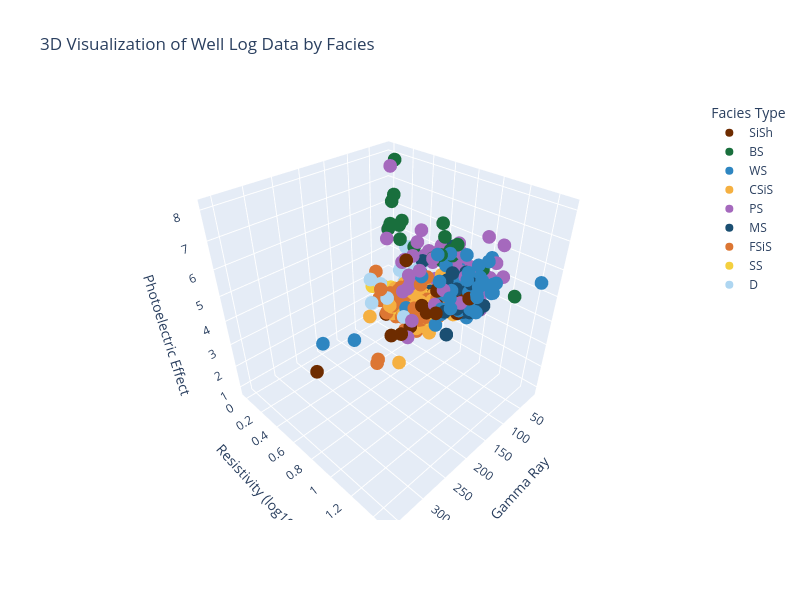

The notebook cell saved with this chart:
### Markdown cell above
## Interactive Visualization with Plotly

### Code cell
# Create interactive 3D scatter plot
fig = px.scatter_3d(
    data_clean.sample(n=min(500, len(data_clean)), random_state=42),
    x='GR', y='ILD_log10', z='PE',
    color='FaciesLabel',
    color_discrete_map=facies_color_map,
    title='3D Visualization of Well Log Data by Facies',
    labels={
        'GR': 'Gamma Ray',
        'ILD_log10': 'Resistivity (log10)',
        'PE': 'Photoelectric Effect',
        'FaciesLabel': 'Facies Type'
    },
    hover_data=['Well Name', 'Depth', 'FaciesName']
)

fig.update_layout(
    scene=dict(
        xaxis_title='Gamma Ray',
        yaxis_title='Resistivity (log10)',
        zaxis_title='Photoelectric Effect'
    ),
    width=800,
    height=600
)

fig.show()

### Figure 1 — Plotly figure (JSON) as saved in the notebook; plotly's stock layout.template omitted (floating-point values rounded to 4 significant figures; data arrays with more than 128 entries replaced by an {"elided": "..."} marker saying what was removed)
{"data": [{"customdata": [["NEWBY", 3054, "Silt Shale"], ["NEWBY", 2869, "Silt Shale"], ["SHANKLE", 3004.0, "Silt Shale"], ["NEWBY", 2873, "Silt Shale"], ["NEWBY", 3052, "Silt Shale"], ["SHRIMPLIN", 3001, "Silt Shale"], ["LUKE G U", 2659, "Silt Shale"], ["CROSS H CATTLE", 2696.0, "Silt Shale"], ["SHRIMPLIN", 3000, "Silt Shale"], ["LUKE G U", 2665, "Silt Shale"], ["LUKE G U", 2649, "Silt Shale"], ["CHURCHMAN BIBLE", 2945, "Silt Shale"], ["SHRIMPLIN", 3014.0, "Silt Shale"], ["SHRIMPLIN", 2948.0, "Silt Shale"], ["SHRIMPLIN", 2824.0, "Silt Shale"], ["NEWBY", 2876, "Silt Shale"], ["NOLAN", 3059, "Silt Shale"], ["CROSS H CATTLE", 2660, "Silt Shale"], ["SHRIMPLIN", 3014, "Silt Shale"], ["NEWBY", 3044, "Silt Shale"], ["LUKE G U", 2664, "Silt Shale"], ["LUKE G U", 2650, "Silt Shale"]], "hovertemplate": "Facies Type=SiSh<br>Gamma Ray=%{x}<br>Resistivity (log10)=%{y}<br>Photoelectric Effect=%{z}<br>Well Name=%{customdata[0]}<br>Depth=%{customdata[1]}<br>FaciesName=%{customdata[2]}<extra></extra>", "legendgroup": "SiSh", "marker": {"color": "#6E2C00", "symbol": "circle"}, "mode": "markers", "name": "SiSh", "scene": "scene", "showlegend": true, "type": "scatter3d", "x": [92.64, 71.39, 73.21, 60.24, 110.7, 358.7, 71.5, 94.52, 126.3, 101.2, 195.9, 65.25, 80.9, 116.0, 61.1, 65.37, 61.5, 94.47, 79.77, 55.32, 92.92, 177.6], "y": [0.828, 0.638, 1.039, 0.651, 0.748, 0.903, 0.633, 0.738, 0.936, 0.605, 0.801, 0.923, 0.776, 0.605, 0.671, 0.693, 0.932, 0.3084, 0.782, 0.888, 0.595, 0.82], "z": [3.9, 3.4, 4.5, 3.5, 3.9, 4.6, 3.3, 3.399, 4.2, 2.5, 3.7, 3.52, 4.3, 5.5, 3.7, 3.5, 4.137, 2.28, 4.4, 3.9, 3.3, 3.6]}, {"customdata": [["CHURCHMAN BIBLE", 3070.0, "Bafflestone"], ["CHURCHMAN BIBLE", 3071, "Bafflestone"], ["Recruit F9", 3076.0, "Bafflestone"], ["SHRIMPLIN", 3022.0, "Bafflestone"], ["Recruit F9", 3104.0, "Bafflestone"], ["NEWBY", 2934.0, "Bafflestone"], ["Recruit F9", 3068.0, "Bafflestone"], ["Recruit F9", 3076.0, "Bafflestone"], ["Recruit F9", 3073, "Bafflestone"], ["CHURCHMAN BIBLE", 3066.0, "Bafflestone"], ["Recruit F9", 3077, "Bafflestone"], ["CHURCHMAN BIBLE", 3068.0, "Bafflestone"], ["SHRIMPLIN", 3018, "Bafflestone"], ["Recruit F9", 3066.0, "Bafflestone"], ["Recruit F9", 3021, "Bafflestone"], ["Recruit F9", 3024.0, "Bafflestone"], ["CHURCHMAN BIBLE", 3080, "Bafflestone"], ["Recruit F9", 3072.0, "Bafflestone"], ["CHURCHMAN BIBLE", 3072.0, "Bafflestone"], ["CHURCHMAN BIBLE", 3010.0, "Bafflestone"], ["CHURCHMAN BIBLE", 3064.0, "Bafflestone"], ["Recruit F9", 2914.0, "Bafflestone"], ["Recruit F9", 3070, "Bafflestone"], ["Recruit F9", 3019, "Bafflestone"], ["CHURCHMAN BIBLE", 3078, "Bafflestone"]], "hovertemplate": "Facies Type=BS<br>Gamma Ray=%{x}<br>Resistivity (log10)=%{y}<br>Photoelectric Effect=%{z}<br>Well Name=%{customdata[0]}<br>Depth=%{customdata[1]}<br>FaciesName=%{customdata[2]}<extra></extra>", "legendgroup": "BS", "marker": {"color": "#196F3D", "symbol": "circle"}, "mode": "markers", "name": "BS", "scene": "scene", "showlegend": true, "type": "scatter3d", "x": [36.09, 42.03, 44.53, 36.56, 26.61, 16.5, 40.94, 42.41, 39.5, 38.25, 49.25, 37.94, 32.78, 42.53, 39.75, 36.56, 74, 43.34, 43.34, 31.45, 41.44, 19.55, 37.06, 28.33, 74], "y": [0.118, 0.106, 0.68, 0.747, 1.273, 0.964, 0.167, 0.585, 0.227, 0.211, 0.707, 0.148, 0.723, 0.257, 0.733, 0.784, 0.768, 0.123, 0.123, 0.899, 0.387, 0.581, 0.106, 0.706, 0.768], "z": [6.422, 5.297, 5.031, 5.3, 4.656, 5, 8.094, 4.926, 5.047, 5.609, 6.062, 6.742, 5.1, 5.898, 5.5, 5.8, 5.672, 5.426, 5.426, 4.52, 5.027, 6.16, 5.484, 5.3, 5.672]}, {"customdata": {"elided": "78x3 mixed values"}, "hovertemplate": "Facies Type=WS<br>Gamma Ray=%{x}<br>Resistivity (log10)=%{y}<br>Photoelectric Effect=%{z}<br>Well Name=%{customdata[0]}<br>Depth=%{customdata[1]}<br>FaciesName=%{customdata[2]}<extra></extra>", "legendgroup": "WS", "marker": {"color": "#2E86C1", "symbol": "circle"}, "mode": "markers", "name": "WS", "scene": "scene", "showlegend": true, "type": "scatter3d", "x": [39.06, 37.32, 32.81, 61.32, 26.58, 54.2, 37.31, 50.45, 36.01, 34.97, 37.9, 44.37, 72.1, 78.55, 47.71, 32.76, 40.73, 61.67, 17.32, 66.4, 100.8, 26.95, 39.25, 35.08, 43.09, 105, 43.79, 38.38, 62.31, 38.73, 47.77, 53.57, 85.69, 48.47, 75.47, 88, 53.84, 77.31, 47, 37.66, 115.4, 100.1, 105.5, 54.12, 77.7, 47.71, 39.88, 55, 95.09, 58.49, 53.11, 110, 45.28, 73.62, 51.09, 46.91, 43.22, 60.75, 43.97, 43.16, 104.1, 80.93, 20.85, 20.07, 55.06, 73.01, 61.24, 68.42, 88.5, 25.2, 44.72, 252.4, 30.69, 305.9, 32.08, 103.6, 38.04, 29.67], "y": [1.041, 0.888, 0.752, 0.925, 0.81, 0.856, 0.917, 0.74, 1.1, 0.866, 1.119, 0.398, 0.761, 0.754, 0.838, 1.071, 0.876, 1.025, 0.916, 1.082, 0.898, 0.978, 0.88, 1.109, 1.48, 0.988, 0.932, 1.009, 0.848, 0.91, 1.009, 1.05, 1.133, 0.877, 1.018, 1.051, 0.788, 0.814, 0.823, 0.781, 0.911, 0.96, 0.867, 0.6406, 1.121, 0.7603, 0.939, 0.904, 0.877, 0.988, 1.104, 0.59, 0.951, 0.8887, 1.008, 0.752, 1.157, 1.091, 1.145, 0.988, 0.59, 0.907, 0.903, 0.941, 0.786, 1.102, 0.777, 0.567, 0.651, 0.55, 0.95, 0.7, 0.806, 0.666, 0.968, 0.58, 0.666, 0.646], "z": [3.896, 3.3, 3.356, 3.6, 4.207, 4.5, 4.6, 5, 4.7, 4.7, 4.9, 3.4, 3.3, 5.7, 3.8, 5.8, 3.7, 3.9, 4.3, 3.985, 3.8, 4.793, 5.6, 4.5, 5.8, 4.3, 4.3, 3.74, 3.9, 3.4, 3.8, 4.8, 5, 3.221, 5.5, 5.4, 3.162, 4.172, 3.248, 3.863, 5.3, 4.6, 3.3, 3.496, 4.171, 3.459, 3.799, 4.1, 3.898, 4.5, 5.9, 3.416, 3.412, 3.812, 4, 4.285, 5.086, 5.223, 4.68, 4.8, 3.088, 4.6, 3.4, 3.3, 5.6, 4.7, 4.3, 4.5, 4.7, 3.8, 3.178, 3.9, 4.8, 4.3, 5.3, 3.211, 3.2, 3.8]}, {"customdata": {"elided": "118x3 mixed values"}, "hovertemplate": "Facies Type=CSiS<br>Gamma Ray=%{x}<br>Resistivity (log10)=%{y}<br>Photoelectric Effect=%{z}<br>Well Name=%{customdata[0]}<br>Depth=%{customdata[1]}<br>FaciesName=%{customdata[2]}<extra></extra>", "legendgroup": "CSiS", "marker": {"color": "#F5B041", "symbol": "circle"}, "mode": "markers", "name": "CSiS", "scene": "scene", "showlegend": true, "type": "scatter3d", "x": [87.44, 77.9, 83.7, 74.75, 65.44, 69.03, 60.08, 76.08, 57.5, 87, 76, 84.74, 68.3, 60.58, 82.77, 71.91, 51.31, 71.19, 85.49, 63.54, 64.84, 70.47, 114.5, 61.06, 64.72, 85.4, 153.8, 77.94, 70.56, 79.34, 62.93, 65.21, 54.8, 62.47, 62.19, 106.6, 62.5, 78.8, 76.42, 71.79, 77.62, 80.56, 90.1, 64.77, 66.63, 60.63, 84.8, 71.32, 75.61, 75.92, 59.18, 86.45, 66.07, 84.21, 62.12, 61.71, 66, 70.19, 84.0, 63.21, 87.7, 61.18, 70.21, 62.7, 61.19, 75.02, 76.56, 76.05, 86.29, 61.43, 66.9, 98.62, 92.95, 85.32, 79.31, 73.95, 72.08, 54.36, 69.69, 54.27, 75, 58.22, 89.47, 78.62, 73.25, 63.1, 79.59, 84.47, 77.55, 78.76, 76.56, 49.23, 63.92, 87.3, 64.95, 59.71, 71.06, 92.28, 76.81, 80.09, 88.97, 120.3, 75.81, 66.22, 70.98, 80.59, 67.81, 78.11, 92.68, 62.63, 95, 84.26, 67.99, 73.74, 85.15, 100.7, 62.9, 67.25], "y": [0.377, 0.35, 0.6304, 0.546, 0.743, 0.624, 0.8199, 0.344, 0.41, 0.518, 0.593, 0.5492, 0.476, 0.589, 0.6313, 0.621, 0.585, 0.371, 0.6223, 0.418, 0.489, 0.324, 0.436, 0.305, 0.439, 0.529, 0.39, 0.436, 0.785, 0.446, 0.53, 0.736, 0.723, 0.358, 0.729, 0.4241, 0.604, 0.519, 0.6617, 0.7046, 0.647, 0.332, 0.519, 0.665, 0.567, 0.74, 0.525, 0.358, 0.2475, 0.6315, 0.9098, 0.497, 0.348, 0.5415, 0.51, 0.676, 0.669, 0.649, 0.5381, 0.767, 0.351, 0.8992, 0.307, 0.465, 0.598, 0.471, 0.652, 0.479, 0.627, 0.375, 0.471, 0.623, 0.467, 0.5653, 0.72, 0.384, 0.358, 0.465, 0.778, 0.493, 0.623, 0.362, 0.431, 0.584, 0.654, 0.753, 0.5087, 0.4813, 0.5152, 0.603, 0.671, 0.806, 0.544, 0.648, 0.622, 0.72, 0.333, 0.42, 0.462, 0.5139, 0.569, 0.5683, 0.31, 0.893, 0.401, 0.593, 0.529, 0.338, 0.567, 0.539, 0.504, 0.62, 0.589, 0.7793, 0.5367, 0.577, 0.659, 0.693], "z": [3.1, 3.3, 3.074, 2.984, 3.209, 3.2, 3.875, 3.3, 3, 3.676, 3.957, 3.599, 3.5, 3.2, 3.114, 3.7, 3.9, 2.844, 3.173, 3, 3.3, 2.4, 3.2, 2.6, 3.1, 3.3, 3, 3.2, 3.883, 3.2, 3.3, 3, 3.3, 3, 3.693, 3.032, 4.3, 3.7, 3.296, 3.626, 2.361, 3.107, 3.2, 3.6, 3.3, 4.7, 4, 3.3, 2.781, 2.826, 3.762, 3.4, 3.1, 2.647, 3.209, 3.7, 3.3, 2.91, 2.934, 3.5, 2.339, 3.803, 2.9, 3.1, 3.2, 3.4, 3.51, 3.5, 3.2, 3.2, 3.2, 3.443, 3.3, 3.776, 2.258, 2.5, 3.1, 3.3, 3.143, 3.4, 3.348, 3.5, 3.3, 2.104, 3.242, 3.8, 3.113, 3.057, 3.179, 3.4, 2.818, 3.9, 3.2, 3.6, 3.4, 3.4, 2.838, 3.3, 3.201, 3.146, 2.9, 0.833, 3.012, 3.4, 3.1, 3.367, 4.1, 3.4, 3.3, 3.1, 2.732, 3.3, 3.2, 3.693, 3.19, 3.074, 3.5, 3.398]}, {"customdata": {"elided": "69x3 mixed values"}, "hovertemplate": "Facies Type=PS<br>Gamma Ray=%{x}<br>Resistivity (log10)=%{y}<br>Photoelectric Effect=%{z}<br>Well Name=%{customdata[0]}<br>Depth=%{customdata[1]}<br>FaciesName=%{customdata[2]}<extra></extra>", "legendgroup": "PS", "marker": {"color": "#A569BD", "symbol": "circle"}, "mode": "markers", "name": "PS", "scene": "scene", "showlegend": true, "type": "scatter3d", "x": [20.55, 79.03, 49.85, 32.29, 19.64, 72.39, 27.67, 21.76, 31.3, 17.08, 61.28, 15.88, 65, 49.35, 84.19, 18.91, 15.89, 56.13, 15.01, 19.36, 20.47, 24.49, 58.97, 43.29, 80.56, 42.12, 34.38, 27.77, 72.62, 17.66, 62.99, 108.3, 36.06, 32, 97.88, 110.9, 33.09, 30.74, 81.3, 52.34, 34.54, 17.64, 38.21, 30.61, 67.73, 22.56, 35.29, 165.6, 89.95, 13.89, 53.75, 17.99, 53.18, 28.86, 89.4, 94.67, 19.31, 47, 145.8, 18.24, 29.12, 46.92, 26.3, 56.59, 48.91, 96.5, 29.07, 62.12, 40.25], "y": [1.147, 0.9062, 0.6883, 0.9886, 0.888, 0.496, 0.929, 0.997, 0.801, 0.982, 0.864, 1.107, 0.225, 0.919, 0.5649, 0.409, 0.841, 0.698, 0.565, 0.562, 0.81, 0.885, 0.68, 0.702, 0.72, 0.2636, 0.772, 1.097, 0.968, 0.651, 0.501, 0.704, 0.762, 0.817, 0.5043, 0.612, 1.023, 0.778, 0.513, 0.904, 1.115, 0.513, 0.745, 0.698, 0.7944, 0.47, 0.818, 0.868, 0.5211, 1.024, 0.501, 0.548, 0.623, 0.046, 0.5428, 0.881, 0.502, 0.757, 0.755, 1.059, 0.905, 0.3115, 0.797, 0.152, 0.681, 0.817, 0.706, 0.956, 1.034], "z": [5.1, 3.903, 3.996, 4.514, 3.815, 5.1, 4.219, 3.4, 4.7, 6.3, 3.598, 6.2, 8.063, 3.6, 4.28, 4.5, 4.6, 3.5, 5.2, 5, 4.9, 5, 4.4, 4, 5.488, 4.125, 5.039, 4.9, 4.144, 4.4, 5.6, 5.223, 5, 4.742, 3.823, 4.867, 4.363, 5.8, 3.7, 3.8, 5.7, 4.719, 3.2, 4.1, 3.691, 4.852, 3.7, 4.148, 3.921, 4.748, 6, 4.7, 2.6, 5.102, 4.126, 4.7, 4.4, 3.836, 2.908, 4.725, 4.891, 4.369, 5.4, 5.074, 4.3, 3.963, 4.4, 5.082, 4.094]}, {"customdata": [["SHRIMPLIN", 2990.0, "Mudstone"], ["CROSS H CATTLE", 2818.0, "Mudstone"], ["SHRIMPLIN", 2986.0, "Mudstone"], ["CHURCHMAN BIBLE", 3119, "Mudstone"], ["NOLAN", 3038, "Mudstone"], ["SHRIMPLIN", 2860, "Mudstone"], ["CHURCHMAN BIBLE", 3118.0, "Mudstone"], ["SHRIMPLIN", 2997, "Mudstone"], ["CHURCHMAN BIBLE", 3116.0, "Mudstone"], ["SHRIMPLIN", 3009, "Mudstone"], ["CROSS H CATTLE", 2750.0, "Mudstone"], ["SHRIMPLIN", 3010.0, "Mudstone"], ["SHRIMPLIN", 3012.0, "Mudstone"], ["NOLAN", 3038.0, "Mudstone"], ["CROSS H CATTLE", 2833, "Mudstone"], ["SHANKLE", 2978, "Mudstone"], ["CROSS H CATTLE", 2820.0, "Mudstone"], ["CHURCHMAN BIBLE", 2932, "Mudstone"], ["CROSS H CATTLE", 2750, "Mudstone"], ["SHRIMPLIN", 2998.0, "Mudstone"], ["SHRIMPLIN", 3008, "Mudstone"], ["SHANKLE", 3000, "Mudstone"], ["NEWBY", 2854.0, "Mudstone"], ["CROSS H CATTLE", 2690, "Mudstone"], ["SHRIMPLIN", 3012, "Mudstone"], ["NEWBY", 2886.0, "Mudstone"], ["SHRIMPLIN", 2977, "Mudstone"], ["SHRIMPLIN", 2998, "Mudstone"], ["NOLAN", 3044.0, "Mudstone"], ["SHRIMPLIN", 3004.0, "Mudstone"], ["NOLAN", 2969, "Mudstone"], ["NEWBY", 2887, "Mudstone"], ["NOLAN", 2928.0, "Mudstone"], ["CHURCHMAN BIBLE", 2974.0, "Mudstone"], ["SHRIMPLIN", 2978, "Mudstone"], ["SHRIMPLIN", 2994, "Mudstone"]], "hovertemplate": "Facies Type=MS<br>Gamma Ray=%{x}<br>Resistivity (log10)=%{y}<br>Photoelectric Effect=%{z}<br>Well Name=%{customdata[0]}<br>Depth=%{customdata[1]}<br>FaciesName=%{customdata[2]}<extra></extra>", "legendgroup": "MS", "marker": {"color": "#1B4F72", "symbol": "circle"}, "mode": "markers", "name": "MS", "scene": "scene", "showlegend": true, "type": "scatter3d", "x": [43.02, 57.09, 36.1, 55.34, 36.84, 34.53, 51, 50.59, 44.75, 50.16, 51.12, 55.6, 74.18, 32.94, 62.93, 35.61, 74.01, 51.28, 66.19, 50.19, 53.66, 102.7, 54.42, 50.03, 68.62, 68.77, 56.43, 46.48, 51.22, 51.04, 37.97, 78.57, 38.69, 71.94, 25.06, 47.5], "y": [0.865, 0.9055, 0.783, 1.003, 0.697, 0.703, 1.061, 0.96, 1.085, 0.982, 0.5591, 0.971, 0.836, 0.734, 0.8925, 0.738, 0.9457, 0.809, 0.5104, 0.972, 0.986, 0.932, 0.49, 0.5932, 0.863, 0.725, 0.627, 0.967, 0.931, 0.925, 0.467, 0.658, 0.933, 0.864, 0.708, 0.946], "z": [4.3, 4.276, 4.3, 3.645, 3.283, 3.5, 3.828, 4.5, 4.02, 4.7, 3.32, 4.5, 4.8, 3.078, 4.454, 3.9, 3.859, 3.356, 2.788, 4.5, 4.8, 4, 3.1, 3.491, 5.1, 3.4, 3.7, 4.6, 3.443, 5.1, 4.543, 3.2, 3.785, 2.467, 5.5, 4]}, {"customdata": {"elided": "96x3 mixed values"}, "hovertemplate": "Facies Type=FSiS<br>Gamma Ray=%{x}<br>Resistivity (log10)=%{y}<br>Photoelectric Effect=%{z}<br>Well Name=%{customdata[0]}<br>Depth=%{customdata[1]}<br>FaciesName=%{customdata[2]}<extra></extra>", "legendgroup": "FSiS", "marker": {"color": "#DC7633", "symbol": "circle"}, "mode": "markers", "name": "FSiS", "scene": "scene", "showlegend": true, "type": "scatter3d", "x": [93.12, 76.31, 81.67, 74.87, 183.4, 83.09, 85.03, 77.08, 87.94, 79.5, 71.98, 110.4, 69.44, 89.35, 86.68, 76.51, 71.38, 89.45, 106.3, 77.55, 75.83, 73.83, 101.1, 104.8, 78.3, 76.37, 83.28, 119.2, 72.35, 87.36, 75.28, 78.97, 85.45, 69.16, 88.41, 97.55, 97.24, 93.81, 69.17, 67.63, 93.44, 78.62, 66.6, 87.88, 78.88, 62.92, 89.81, 64.8, 73.82, 82.19, 69.82, 44.86, 63.06, 80.13, 94.5, 77.45, 61.81, 78.74, 54.29, 73.06, 64.98, 65.88, 85.55, 80.03, 73.93, 64.68, 77.06, 86.99, 61.94, 75.13, 86.88, 86.75, 60.36, 76.99, 49.38, 72.44, 100.9, 95.56, 77.79, 69.48, 67.48, 74.77, 72.79, 207.1, 67.49, 94.56, 85.02, 75.86, 74.99, 83.97, 64.69, 65.14, 80.19, 70.01, 72.32, 84.62], "y": [0.664, 0.496, 0.6187, 0.622, 0.61, 0.806, 0.521, 0.521, 0.418, 0.625, 0.529, 0.453, 0.567, 0.541, 0.425, 0.623, 0.629, 0.336, 0.401, 0.6664, 0.571, 0.343, 0.343, 0.6534, 0.24, 0.354, 0.55, 0.358, 0.497, 0.5, 0.572, 0.521, 0.509, 0.616, 0.456, 0.453, 0.356, 0.4803, 0.657, 0.649, 0.516, 0.354, 0.652, 0.5, 0.502, 0.921, 0.554, 0.715, 0.521, 0.509, 0.736, 0.913, 0.638, 0.614, 0.483, 0.664, 0.581, 0.531, 0.47, 0.661, 0.728, 0.499, 0.48, 0.373, 0.661, 0.633, 0.455, 0.441, 0.7452, 0.549, 0.5, 0.194, 0.793, 0.53, -0.013, 0.622, 0.542, 0.425, 0.464, 0.354, 0.407, 0.504, 0.623, 0.707, 0.661, 0.471, 0.203, 0.409, 0.53, 0.519, 0.567, 0.193, 0.614, 0.543, 0.609, 0.567], "z": [3.057, 3.6, 3.343, 2.8, 1.927, 3.9, 3.1, 3.1, 3.6, 2.682, 3.8, 3.2, 2.6, 2.155, 3.6, 2.6, 3.6, 3.3, 3.2, 2.84, 2.8, 2.9, 2.5, 3.496, 2.6, 3, 2.1, 3.8, 3.7, 3.1, 1.9, 3.3, 4, 3.1, 3.6, 3.4, 3.4, 2.568, 3, 3.2, 2.004, 2.1, 3.3, 3.201, 3.7, 3.8, 2.963, 3.4, 3.1, 4, 2.8, 4.8, 2.285, 2.6, 3.299, 4.6, 3.256, 2.1, 3.2, 3.1, 3.7, 3.16, 2.6, 2.9, 3.6, 3.3, 3, 3.5, 2.917, 3.1, 3.2, 2.7, 3.4, 2.6, 3.191, 3.1, 3.416, 3.4, 3.2, 3, 3.1, 3.7, 3.1, 2.35, 3.2, 3.9, 2.6, 3.4, 3.5, 3, 2.7, 2.6, 4.2, 2.8, 2.9, 3.361]}, {"customdata": [["CROSS H CATTLE", 2736, "Sandstone"], ["SHANKLE", 2916, "Sandstone"], ["SHANKLE", 2914, "Sandstone"], ["CROSS H CATTLE", 2594.0, "Sandstone"], ["CROSS H CATTLE", 2604.0, "Sandstone"], ["CROSS H CATTLE", 2741, "Sandstone"], ["CROSS H CATTLE", 2692.0, "Sandstone"], ["CROSS H CATTLE", 2589, "Sandstone"], ["CROSS H CATTLE", 2691, "Sandstone"], ["CROSS H CATTLE", 2585, "Sandstone"], ["SHANKLE", 2894, "Sandstone"], ["SHANKLE", 2840.0, "Sandstone"], ["CROSS H CATTLE", 2742.0, "Sandstone"], ["CROSS H CATTLE", 2694.0, "Sandstone"], ["CROSS H CATTLE", 2586, "Sandstone"], ["CROSS H CATTLE", 2592.0, "Sandstone"], ["SHANKLE", 2839, "Sandstone"], ["CROSS H CATTLE", 2673, "Sandstone"], ["CROSS H CATTLE", 2726.0, "Sandstone"], ["SHANKLE", 2910, "Sandstone"], ["SHANKLE", 2786.0, "Sandstone"], ["SHANKLE", 2794.0, "Sandstone"], ["SHANKLE", 2906.0, "Sandstone"], ["SHANKLE", 2790.0, "Sandstone"], ["CROSS H CATTLE", 2686.0, "Sandstone"], ["CROSS H CATTLE", 2594, "Sandstone"], ["CHURCHMAN BIBLE", 2924.0, "Sandstone"], ["SHANKLE", 2844.0, "Sandstone"], ["CROSS H CATTLE", 2650.0, "Sandstone"], ["CROSS H CATTLE", 2736.0, "Sandstone"], ["CROSS H CATTLE", 2694.0, "Sandstone"], ["CROSS H CATTLE", 2701, "Sandstone"], ["CROSS H CATTLE", 2742.0, "Sandstone"], ["SHANKLE", 2792.0, "Sandstone"], ["CROSS H CATTLE", 2738.0, "Sandstone"], ["SHANKLE", 2911, "Sandstone"], ["SHANKLE", 2792, "Sandstone"]], "hovertemplate": "Facies Type=SS<br>Gamma Ray=%{x}<br>Resistivity (log10)=%{y}<br>Photoelectric Effect=%{z}<br>Well Name=%{customdata[0]}<br>Depth=%{customdata[1]}<br>FaciesName=%{customdata[2]}<extra></extra>", "legendgroup": "SS", "marker": {"color": "#F4D03F", "symbol": "circle"}, "mode": "markers", "name": "SS", "scene": "scene", "showlegend": true, "type": "scatter3d", "x": [67.78, 63.32, 58.39, 58.41, 71.11, 59.2, 79.58, 61.21, 63.25, 76.11, 69.83, 56.33, 63.47, 82.88, 60.97, 58.02, 53.38, 58.1, 52.33, 85.94, 54.32, 63.8, 60.4, 55.09, 75.51, 60.31, 70, 59.23, 55.27, 77.63, 80.24, 67.65, 65.16, 59.99, 56.28, 69.26, 58.99], "y": [0.2676, 0.292, 0.362, -0.004365, 0.2499, 0.2066, 0.6703, 0.1235, 0.6204, 0.4691, 0.301, 0.699, 0.1945, 0.7423, 0.367, 0.05576, 0.819, 0.6528, 0.2066, 0.384, 0.344, 0.408, 0.338, 0.292, 0.6258, -0.01144, 0.643, 0.446, 0.1945, 0.2847, 0.7083, 0.6139, 0.1652, 0.367, 0.2297, 0.373, 0.346], "z": [2.837, 2.7, 2.7, 2.574, 2.835, 2.927, 3.144, 2.892, 3.326, 3.211, 2.6, 3, 2.877, 3.288, 3.251, 2.686, 3.3, 3.099, 2.708, 2.7, 2.6, 2.4, 2.7, 2.8, 3.652, 2.571, 2.635, 3.3, 2.925, 2.845, 3.208, 3.305, 2.889, 2.5, 2.835, 2.7, 2.7]}, {"customdata": [["SHANKLE", 2982, "Dolomite"], ["CHURCHMAN BIBLE", 3017, "Dolomite"], ["CHURCHMAN BIBLE", 3020.0, "Dolomite"], ["CHURCHMAN BIBLE", 2986.0, "Dolomite"], ["CHURCHMAN BIBLE", 3018, "Dolomite"], ["CHURCHMAN BIBLE", 3058.0, "Dolomite"], ["NEWBY", 2912.0, "Dolomite"], ["LUKE G U", 2769, "Dolomite"], ["NEWBY", 2848.0, "Dolomite"], ["NEWBY", 2850.0, "Dolomite"], ["SHRIMPLIN", 2882, "Dolomite"], ["CHURCHMAN BIBLE", 3086.0, "Dolomite"], ["LUKE G U", 2768, "Dolomite"], ["NEWBY", 2849, "Dolomite"], ["LUKE G U", 2768.0, "Dolomite"], ["SHANKLE", 2983, "Dolomite"], ["LUKE G U", 2772.0, "Dolomite"], ["SHANKLE", 2938.0, "Dolomite"], ["CHURCHMAN BIBLE", 3032.0, "Dolomite"]], "hovertemplate": "Facies Type=D<br>Gamma Ray=%{x}<br>Resistivity (log10)=%{y}<br>Photoelectric Effect=%{z}<br>Well Name=%{customdata[0]}<br>Depth=%{customdata[1]}<br>FaciesName=%{customdata[2]}<extra></extra>", "legendgroup": "D", "marker": {"color": "#AED6F1", "symbol": "circle"}, "mode": "markers", "name": "D", "scene": "scene", "showlegend": true, "type": "scatter3d", "x": [29.95, 124.6, 117.8, 46.75, 83.31, 113.9, 35.92, 17.33, 24.14, 28.2, 50.7, 128, 14.28, 24.36, 13.53, 34.62, 35.46, 48.3, 41.5], "y": [0.516, 0.277, 0.237, 0.577, 0.194, 0.404, 0.575, 0.203, 0.398, 0.336, 0.567, 0.641, 0.259, 0.375, 0.226, 0.558, 0.212, 0.318, 0.914], "z": [2.8, 3.053, 3.961, 3.076, 3.348, 3.463, 3.7, 4.5, 4, 3.7, 2.9, 3.33, 4.5, 3.9, 4.5, 3.3, 3.6, 3.4, 4.379]}], "layout": {"height": 600, "legend": {"title": {"text": "Facies Type"}, "tracegroupgap": 0}, "scene": {"domain": {"x": [0, 1], "y": [0, 1]}, "xaxis": {"title": {"text": "Gamma Ray"}}, "yaxis": {"title": {"text": "Resistivity (log10)"}}, "zaxis": {"title": {"text": "Photoelectric Effect"}}}, "title": {"text": "3D Visualization of Well Log Data by Facies"}, "width": 800}}
